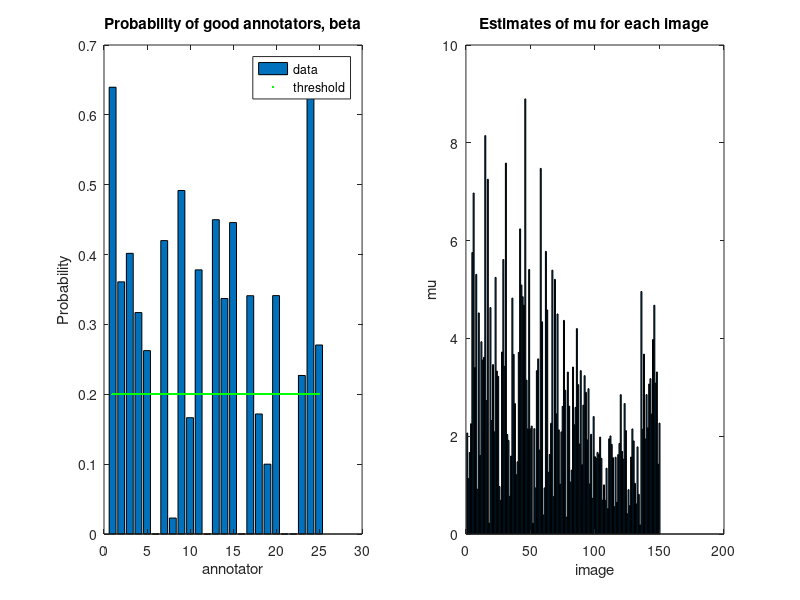

MATLAB code to generate this figure:
% Steve Macenski (c) 2017

% EM Algorithm for good/bad annotations from mechanical turk
clc;clear all;clf;
load('annotation_data.mat');

% constants, first 2 can't be derived since constant # per person can't be
% generally assumed
NOTES_PER_IM = 5; 
NOTES_PER_PERSON = 30;
NUM_NOTES = size(annotation_scores,1);
NUM_ANNOTATORS = length(unique(annotator_ids,'rows'));
NUM_IMAGES = length(unique(image_ids,'rows'));
SCORE_RANGE = range(ceil(annotation_scores));

% initialization
m_ = -1*ones(NUM_ANNOTATORS,1); %bool 0 or 1 for good annotator 
beta = .3*ones(NUM_ANNOTATORS,1); %Prob of annotator is good
sigma = .8; % std of image annotation, constant
mu = .4*ones(NUM_IMAGES,1); % mean of image annotation
alpha = zeros(NUM_IMAGES,NUM_ANNOTATORS);

% EM
for STEP = 1:5

    % E: estimate
    for each = 1:NUM_NOTES
        n = image_ids(each);
        m = annotator_ids(each);
        score = annotation_scores(each);
        alpha(n,m) = ( normpdf(score,mu(n),sigma) * beta(m) )  /  ...
            (  ((1-beta(m))/SCORE_RANGE) +  normpdf(score,mu(n),sigma) * beta(m)  );
    end
    
    % M: find mu, sigma, beta
    for n = 1:NUM_IMAGES
       im_scores = annotation_scores(image_ids == n);
       people = annotator_ids(image_ids == n);
       alpha_subset = alpha(n, people);
       x_Ta = im_scores' .* alpha_subset;
       mu(n) = sum(x_Ta) / sum(alpha_subset);
    end
        
    sig = 0;
    for i = 1:NUM_NOTES
       n = image_ids(i);
       m = annotator_ids(i);
       score = annotation_scores(i);       
       sig = sig + alpha(n,m)*(score-mu(n))^2;
    end
    alphasum = sum(sum(alpha));
    sigma = sqrt(sig/alphasum);
    
    
    for m = 1:NUM_ANNOTATORS
      noter_sum = sum(alpha(:,m));
      beta(m) = noter_sum / NOTES_PER_PERSON;
    end
end

% return indices of bad annotators, sigma, and mu plot
for m = 1:length(beta)
    if beta(m) < .2
        m_(m) = 0;
    else
        m_(m) = 1;
    end
end

bad_annotators = find(m_==0)'
sigma
figure(1); hold on;
subplot(1,2,1)
bar(1:size(beta),beta);hold on;plot(1:.1:size(beta),.2,'g.');legend('data','threshold');
title('Probability of good annotators, beta');xlabel('annotator');ylabel('Probability');
subplot(1,2,2)
bar(1:150,mu(1:150))
title('Estimates of mu for each image');xlabel('image');ylabel('mu');